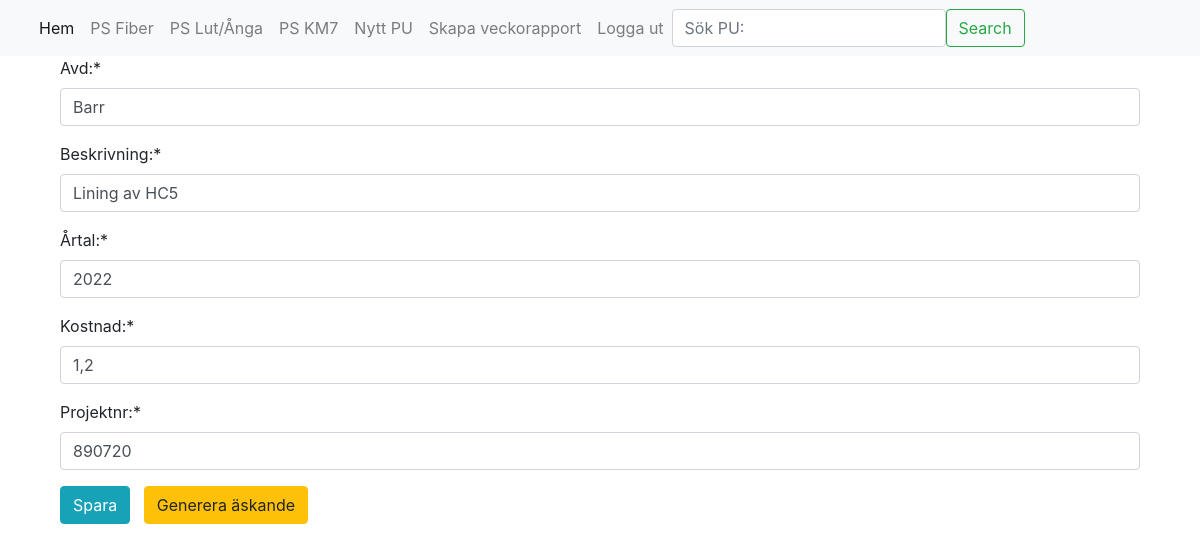
Page /redigera/25 on the committed database.
### myapp1/models.py (models this page shows)
class pulistan(models.Model):
    avd = models.CharField(max_length=6, default="")
    beskrivning = models.CharField(max_length=20, default="")
    artal = models.TextField(max_length=20, default="")
    kostnad = models.TextField(max_length=20, default="")
    projektnr = models.TextField(max_length=20, default="")
    projektledare = models.TextField(max_length=20, default="")
    projektansvarig = models.TextField(max_length=20, default="")
    ansvar = models.TextField(max_length=7, default="")
    motpart = models.TextField(max_length=7, default="")
    b_start = models.TextField(max_length=7, default="")
    b_klart = models.TextField(max_length=7, default="")
    beviljan_m = models.TextField(max_length=7, default="")
    rs = models.TextField(max_length=7, default="")
    motivering = models.TextField(max_length=500, default="")
    omfattning = models.TextField(max_length=500, default="")
    konsekvens = models.TextField(max_length=500, default="")
    objektid = models.TextField(max_length=500, default="")
    arbetsorder = models.TextField(max_length=500, default="")
    askande_fil = models.FileField(upload_to='test1/resources/', null=True, blank=True)

### myapp1/views.py (the view)
# urls.py: path("redigera/<int:item_id>", views.redigera, name="redigera"),
def redigera(request, item_id):
    bla = pulistan.objects.get(pk=item_id)
    avd = bla.avd
    beskrivning = bla.beskrivning
    artal = bla.artal
    kostnad = bla.kostnad
    projektnr = bla.projektnr
    formular = RedigeraForm(initial={'avd': avd,'beskrivning': beskrivning, 'kostnad' : kostnad,'artal': artal, 'projektnr': projektnr})
    context = pulistan.objects.filter(id=item_id).distinct()
    if request.method == 'POST':
        form = Update(request.POST, instance=bla)
        if form.is_valid() :
            form.save()
        return redirect('psfiber')
    return render(request, 'redigera.html', {'form' : formular, 'context' : context})

### myapp1/forms.py
class RedigeraForm(forms.Form) :
    avd = forms.CharField(max_length=20, required=True, label="Avd:")
    beskrivning = forms.CharField(max_length=20, required=True, label="Beskrivning:")
    artal = forms.CharField(max_length=20, required=True, label="Årtal:")
    kostnad = forms.CharField(max_length=20, required=True, label="Kostnad:")
    projektnr = forms.CharField(max_length=20, required=True, label="Projektnr:")

### myapp1/templates/redigera.html (shortened to what this page needs)
<!DOCTYPE html>
<html lang="en">
<head>
        <link rel="stylesheet" href="https://stackpath.bootstrapcdn.com/bootstrap/4.3.1/css/bootstrap.min.css">
</head>
<body>
{% extends "menu.html" %}
 {% load static %}
{% load crispy_forms_tags %}
 {% block page_content %}
<div class="container">
        {% for pulistan in context %}
        <form action="{% url 'redigera' pulistan.id %}" method="post">
    {{ form | crispy}}
            <button type="submit" class="btn btn-info">Spara</button>&nbsp;&nbsp;<a href="{% url 'skapa_askande' pulistan.id %}">  <button type="button" class="btn btn-warning">Generera äskande</button></a>
</form>
    </div>
<br><br>
 {% endfor%}
{% endblock %}

### rows in the picture
pulistan: avd "Barr", beskrivning "Lining av HC5", artal "2022", kostnad "1,2", projektnr "890720"
